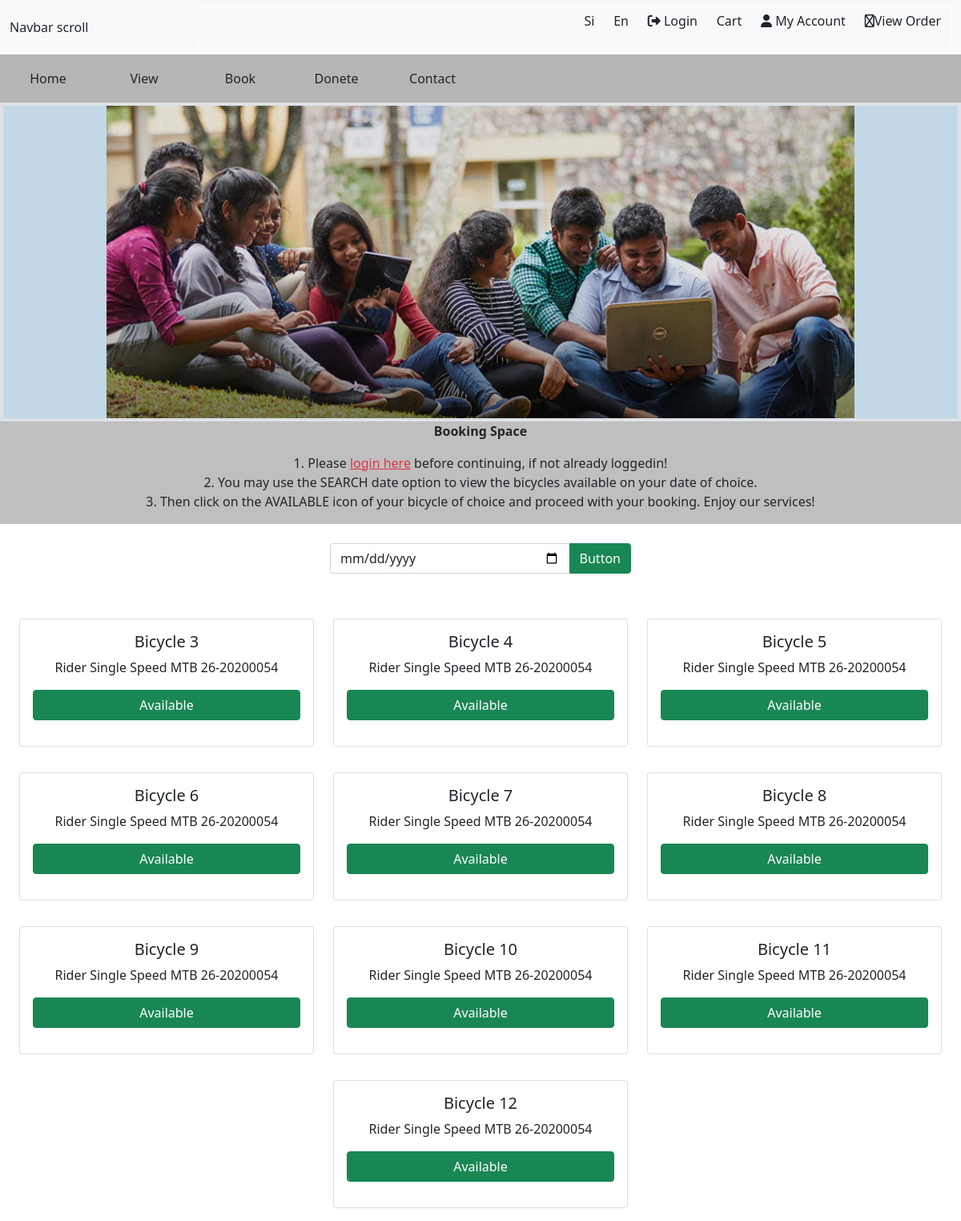
The page / on the database its author committed.
### tables this page shows
CREATE TABLE `bicycles` (
  `id` int(11) NOT NULL,
  `name` varchar(15) NOT NULL,
  `isavailable` tinyint(4) NOT NULL DEFAULT 1
);

### index.php (the view, shortened to what this page needs)
<?php
include_once './actions/config.php';
include './layout.php';
?>
<div class="container-fluid mt-0 d-flex w-100 border border-4 align-items-center justify-content-around" style="background-color:rgba(154, 191, 214,0.6) ;">
    <img src="./assests/images/banner.jpg" alt="" width="80%">
  </div>
  <div class="container-fluid align-items-center flex-column d-flex justify-content-around" style="background-color:#bfbfbf ;">
    <div class="w-100">
      <p class=" text-center m-0"><strong>Booking Space</strong></p>
    </div>
    <div class="text w-100 p-3">
      <p class=" text-center m-0">
      1. Please  <a href="" class=" text-danger">login here</a>  before continuing, if not already loggedin!</p>
      <p class=" text-center m-0"> 2. You may use the SEARCH date option to view the bicycles available on your date of choice. </p>
      <p class=" text-center m-0"> 3. Then click on the AVAILABLE icon of your bicycle of choice and proceed with your booking.
      Enjoy our services! </p>
    </div>
  </div>
  <div class="container-fluid my-4">
    <div class="row">
     <div class="col-10 col-md-4 mx-auto">
      <form action="<?= $_SERVER['PHP_SELF']?>" >
        <div class="input-group mb-3">
          <input required type="date" class="form-control" name="date" value="<?= strval(date('m/d/Y',time())) ?>"  aria-describedby="button-addon2">
          <button class="btn btn-success" type="submit" id="button-addon2">Button</button>
        </div>
     </form>
     </div>
    </div>
  </div>
<div class="container-fluid">
    <div class="row w-100 mx-auto justify-content-around" id="view">
        <?php
          $sql="SELECT * FROM bicycles WHERE isavailable=1";
          $res=$conn->query($sql);
          if($res==TRUE){
            if($res->num_rows>0){
              while($row=$res->fetch_assoc()){ ?>
                <div class="col-10 col-md-4 my-3 ">
                  <div class="card text-center p-0" >
                    <div class="card-body">
                      <h5 class="card-title text-center"><?= ucfirst($row['name'])?></h5>
                      <p class="card-text">Rider Single Speed MTB 26-20200054</p>
                      <form action="./booking.php" method="POST" class="w-100">
                        <input type="submit" class="btn btn-success w-100 m-0" value="Available">
                      </form>
                    </div>
                  </div>
                </div>
          <?php }
            }else{
              echo 'no data';
            }
          }
        ?>
    </div>
</div>

### layout.php (shortened to what this page needs)
<?php
$logedin=false;
?>
<html lang="en">
<head>
  <link
    href="https://cdn.jsdelivr.net/npm/bootstrap@5.0.0-beta1/dist/css/bootstrap.min.css"
    rel="stylesheet"
      />
  <link rel="stylesheet" href="https://cdnjs.cloudflare.com/ajax/libs/font-awesome/6.1.1/css/all.min.css" />
</head>
<body>
  <nav class="navbar navbar-expand-lg  w-100 bg-light">
    <div class="container-fluid d-flex justify-content-between ">
      <div class="logo w-25 d-none d-lg-block">
        <a >Navbar scroll</a>
      </div>
      <div class="icons w-75 d-flex align-items-center w-100 justify-content-end border border-1 border-white
       ">
        <ul class="d-flex justify-content-around align-items-center list-unstyled w-50 nav-list">
          <li class=" d-none d-lg-block">Si</li>
          <li class=" d-none d-lg-block">En</li>
          <li><i class="fa-solid fa-right-from-bracket">
          <?= $logedin? '</i><a href="./actions/config.php?action=logout" class="text-dark text-decoration-none" > Logout</a>' : '</i><a href="./login.php" class="text-dark text-decoration-none"> Login</a>'?>
          </li>
          <li><i class="fa-solid fa-cart-circle-arrow-up "></i>Cart</li>
          <li><i class="fa-solid fa-user "></i><a href="./dashboard.php" class=" text-dark text-decoration-none"> My Account </a></li>
          <li><i class="fa-regular fa-file-pen"></i><a href="#view" class=" text-dark  text-decoration-none">View Order</a></li>
        </ul>
      </div>
    </div>
  </nav>
  <div class="w-100" style="height:60px;background-color: #b5b5b5;">
    <ul class="list-unstyled nav2 d-flex w-50 align-content-around align-items-center justify-content-around ">
      <li class="nav-item-bottom">
        Home
      </li>
      <li class="nav-item-bottom">View</li>
      <li class="nav-item-bottom">Book</li>
      <li class="nav-item-bottom">Donete</li>
      <li class="nav-item-bottom">Contact</li>
    </ul>
  </div>
</body>
</html>

### layout.php (style rules this page uses)
.nav-list>li { margin: 5px 10px 5px 10px; }
.nav-item-bottom { width: 100%; text-align: center; height: 60px; display: flex; align-items: center; justify-content: space-around; }

### rows shown on the page
bicycles: name "Bicycle 3"
bicycles: name "Bicycle 4"
bicycles: name "Bicycle 5"
bicycles: name "Bicycle 6"
bicycles: name "Bicycle 7"
bicycles: name "Bicycle 8"
bicycles: name "Bicycle 9"
bicycles: name "Bicycle 10"
bicycles: name "Bicycle 11"
bicycles: name "Bicycle 12"
